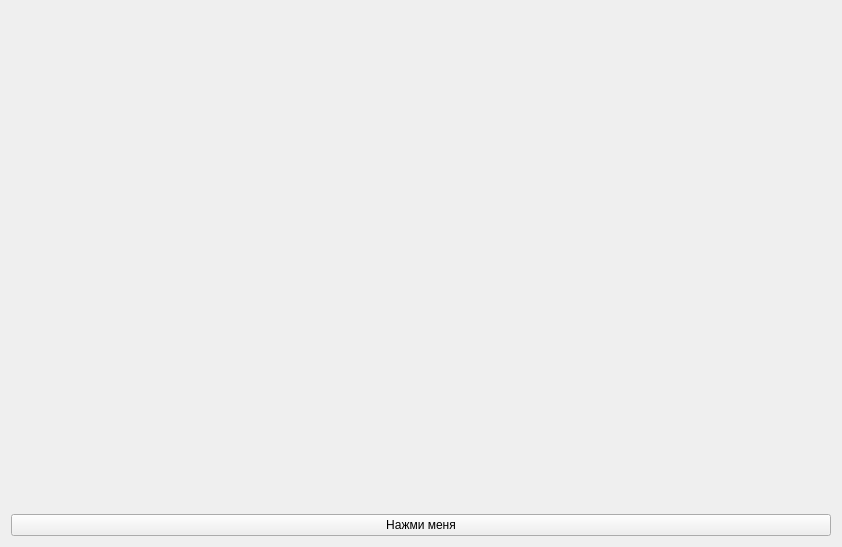
<?xml version="1.0" encoding="UTF-8"?>
<ui version="4.0">
 <class>Form</class>
 <widget class="QWidget" name="Form">
  <property name="geometry">
   <rect>
    <x>0</x>
    <y>0</y>
    <width>842</width>
    <height>547</height>
   </rect>
  </property>
  <property name="windowTitle">
   <string>Form</string>
  </property>
  <layout class="QVBoxLayout" name="verticalLayout">
   <item>
    <spacer name="verticalSpacer">
     <property name="orientation">
      <enum>Qt::Vertical</enum>
     </property>
     <property name="sizeHint" stdset="0">
      <size>
       <width>20</width>
       <height>40</height>
      </size>
     </property>
    </spacer>
   </item>
   <item>
    <widget class="QPushButton" name="pushButton">
     <property name="sizePolicy">
      <sizepolicy hsizetype="Expanding" vsizetype="Fixed">
       <horstretch>0</horstretch>
       <verstretch>0</verstretch>
      </sizepolicy>
     </property>
     <property name="text">
      <string>Нажми меня</string>
     </property>
    </widget>
   </item>
  </layout>
 </widget>
 <resources/>
 <connections/>
</ui>
